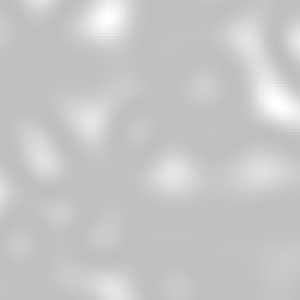
#> input picture perlin_noise.png, 100 x 100 px (shown 3 times larger); its folder holds only this picture in this run
$ python tileset_cropper.py
#> lines starting #> are read from the running program, lines starting #| are printed output that depends on the picture
#> the answer given: perlin_noise.png
from PIL import Image
import os

def divide_tilemap(tilemap_path, tile_size=(16, 16)):
    # Open the tilemap image
#> called with tilemap_path = 'perlin_noise.png', tile_size = (16, 16)
    tilemap = Image.open(tilemap_path)
#> tilemap is the input picture: PIL image 100x100 RGBA; mean R, G, B, A 138.3, 138.3, 138.3, 138.3

    # Get the base filename and create the output directory
    base_filename = os.path.splitext(os.path.basename(tilemap_path))[0]
    output_dir = os.path.join(os.path.dirname(tilemap_path), base_filename)
    os.makedirs(output_dir, exist_ok=True)

    # Get the dimensions of the tilemap
    tilemap_width, tilemap_height = tilemap.size
#> tilemap_width = 100; tilemap_height = 100
    tile_width, tile_height = tile_size

    # Loop through the tilemap and crop the individual tiles
    for row in range(0, tilemap_height, tile_height):
        for col in range(0, tilemap_width, tile_width):
            # Define the bounding box for each tile
            bbox = (col, row, col + tile_width, row + tile_height)
            tile = tilemap.crop(bbox)

            # Create the filename for the tile (row_column.png)
            tile_filename = f"{row // tile_height}_{col // tile_width}.png"
            tile_path = os.path.join(output_dir, tile_filename)

            # Save the tile
            tile.save(tile_path)
#> this loop made 7 passes
#> pass 1, in divide_tilemap, `tile.save(tile_path)`:
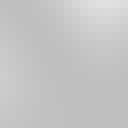
#> saved as 0_0.png: PIL image 16x16 RGBA (shown 8 times larger); mean R, G, B, A 121.9, 121.9, 121.9, 121.9; transparent parts drawn white
#> pass 1, in divide_tilemap, `tile.save(tile_path)`:
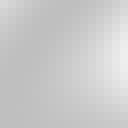
#> saved as 0_1.png: PIL image 16x16 RGBA (shown 8 times larger); mean R, G, B, A 161.8, 161.8, 161.8, 161.8; transparent parts drawn white
#> pass 1, in divide_tilemap, `tile.save(tile_path)`:
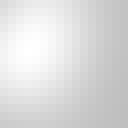
#> saved as 0_2.png: PIL image 16x16 RGBA (shown 8 times larger); mean R, G, B, A 207.3, 207.3, 207.3, 207.3; transparent parts drawn white
#> after the loop:
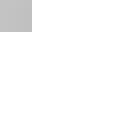
#> tile: PIL image 16x16 RGBA (shown 8 times larger); mean R, G, B, A 9.6, 9.6, 9.6, 9.6; transparent parts drawn white

    print(f"Tiles saved to: {output_dir}")
#| Tiles saved to: perlin_noise

# Input: Path to the tilemap PNG
tilemap_path = input("Enter the path to the PNG tilemap: ")
divide_tilemap(tilemap_path)
